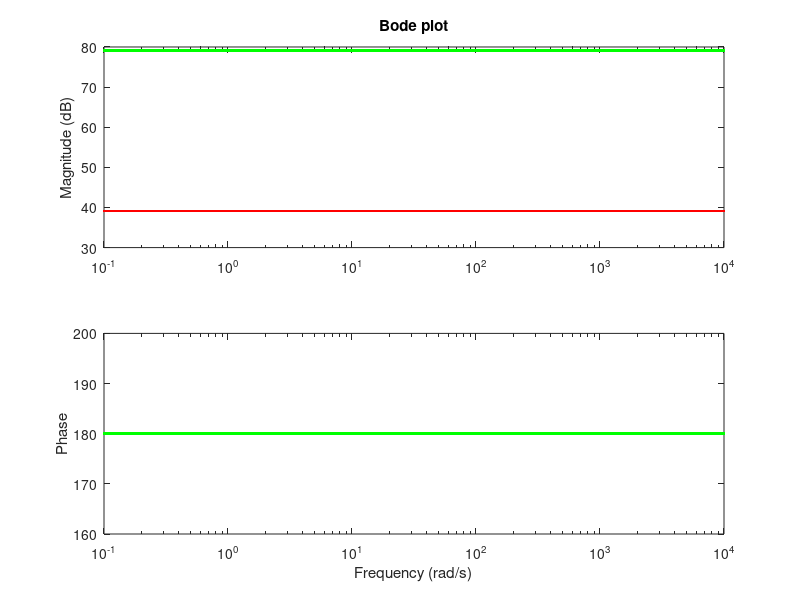

This figure's MATLAB source: (Note: this script raises an error after producing the figure.)
clear; close all;

M = 1; m = .1; g = 9.8; l = 1;
l0 = 1; % 1, .75, .5, min
w = 10.^(-1:.01:4);

% P = tf([(l-l0) 0 g],[M*l 0 (M+m)*g 0 0]); % down
P = tf([(l-l0) 0 -g],[M*l 0 -(M+m)*g 0 0]); % up



% pzmap, bode, gm, pm
figure;
[mag,phase]=bode(P,w);
subplot(2,1,1); semilogx(w,20*log10(mag(1,:)),'r'); hold on;
title('Bode plot'); ylabel('Magnitude (dB)');
subplot(2,1,2); semilogx(w,phase(1,:),'r'); hold on;
ylabel('Phase'); xlabel('Frequency (rad/s)');

[mag,phase]=bode(100*P,w);
subplot(2,1,1); semilogx(w,20*log10(mag(1,:)),'g');
subplot(2,1,2); semilogx(w,phase(1,:),'g');

a = 1.5/sqrt(6); b = 6*a;
% C = 1;

C1 = 1*tf([1/a 1],[1/b 1]);
% C = tf([1 1],[1/100 1])^2*tf(1,[1/100 1]); 
% C = .001*tf([1/a 1],[1/b 1])^2*tf([1/.1 1],[1/100 1])^2;

% C = tf([1 0 0],1)*tf([1/a 1],[1/b 1]);

% C = tf([1/a 1],[1/b 1])^2;

% C = tf([1/a2 1],[1/b2 1])*tf([1/a 1],[1/b 1])*tf(1,[1 0 0]);
% C = tf([1/a2 1],[1/b2 1])*tf([1/a 1],[1/b 1])*tf(1,[1 0 0]);


% C = 100*tf([1 a],[1 b]);
% C = 100*tf([1/a 1],[1/b 1])^5;
% C = tf([1/a 1],[1/b 1])*tf([1/a2 1],[1/b2 1])^4;

% C = tf([-5.247e4 -1.863e5 -5.466e4 -2.645e4],[1 75 1901 2e4 1.197e5]);

loop = P*C;
[mag,phase]=bode(loop,w);
subplot(2,1,1); semilogx(w,20*log10(mag(1,:)),'b');
subplot(2,1,2); semilogx(w,phase(1,:),'b');
legend('P(s)','100*P(s)','P(s)*C(s)');

[gm pm] = margin(loop)

closedLoop = P/(1+P*C);
figure; pzmap(closedLoop);
[p z] = pzmap(closedLoop)

figure; step(closedLoop);

% figure;
% subplot(2,2,1); bode(1/(1+P*C)); title('1/(1+PC)');
% subplot(2,2,2); bode(P*C/(1+P*C)); title('PC/(1+PC)');
% subplot(2,2,3); bode(P/(1+P*C)); title('P/(1+PC)');
% subplot(2,2,4); bode(C/(1+P*C)); title('C/(1+PC)');
